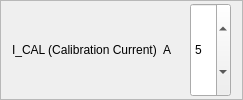
                        <widget class="QFrame" name="frame_50">
                         <property name="frameShape">
                          <enum>QFrame::StyledPanel</enum>
                         </property>
                         <property name="frameShadow">
                          <enum>QFrame::Raised</enum>
                         </property>
                         <layout class="QHBoxLayout" name="horizontalLayout_31">
                          <property name="topMargin">
                           <number>2</number>
                          </property>
                          <property name="bottomMargin">
                           <number>2</number>
                          </property>
                          <item>
                           <widget class="QLabel" name="label_61">
                            <property name="sizePolicy">
                             <sizepolicy hsizetype="Preferred" vsizetype="Preferred">
                              <horstretch>4</horstretch>
                              <verstretch>0</verstretch>
                             </sizepolicy>
                            </property>
                            <property name="text">
                             <string>I_CAL (Calibration Current)</string>
                            </property>
                           </widget>
                          </item>
                          <item>
                           <widget class="QLabel" name="label_62">
                            <property name="sizePolicy">
                             <sizepolicy hsizetype="Preferred" vsizetype="Preferred">
                              <horstretch>1</horstretch>
                              <verstretch>0</verstretch>
                             </sizepolicy>
                            </property>
                            <property name="text">
                             <string>A</string>
                            </property>
                           </widget>
                          </item>
                          <item>
                           <widget class="QLabel" name="label_i_cal">
                            <property name="sizePolicy">
                             <sizepolicy hsizetype="Preferred" vsizetype="Preferred">
                              <horstretch>1</horstretch>
                              <verstretch>0</verstretch>
                             </sizepolicy>
                            </property>
                            <property name="text">
                             <string/>
                            </property>
                           </widget>
                          </item>
                          <item>
                           <widget class="QDoubleSpinBox" name="spin_i_cal">
                            <property name="sizePolicy">
                             <sizepolicy hsizetype="Minimum" vsizetype="Minimum">
                              <horstretch>1</horstretch>
                              <verstretch>0</verstretch>
                             </sizepolicy>
                            </property>
                            <property name="decimals">
                             <number>0</number>
                            </property>
                            <property name="maximum">
                             <double>20.000000000000000</double>
                            </property>
                            <property name="value">
                             <double>5.000000000000000</double>
                            </property>
                           </widget>
                          </item>
                         </layout>
                        </widget>
